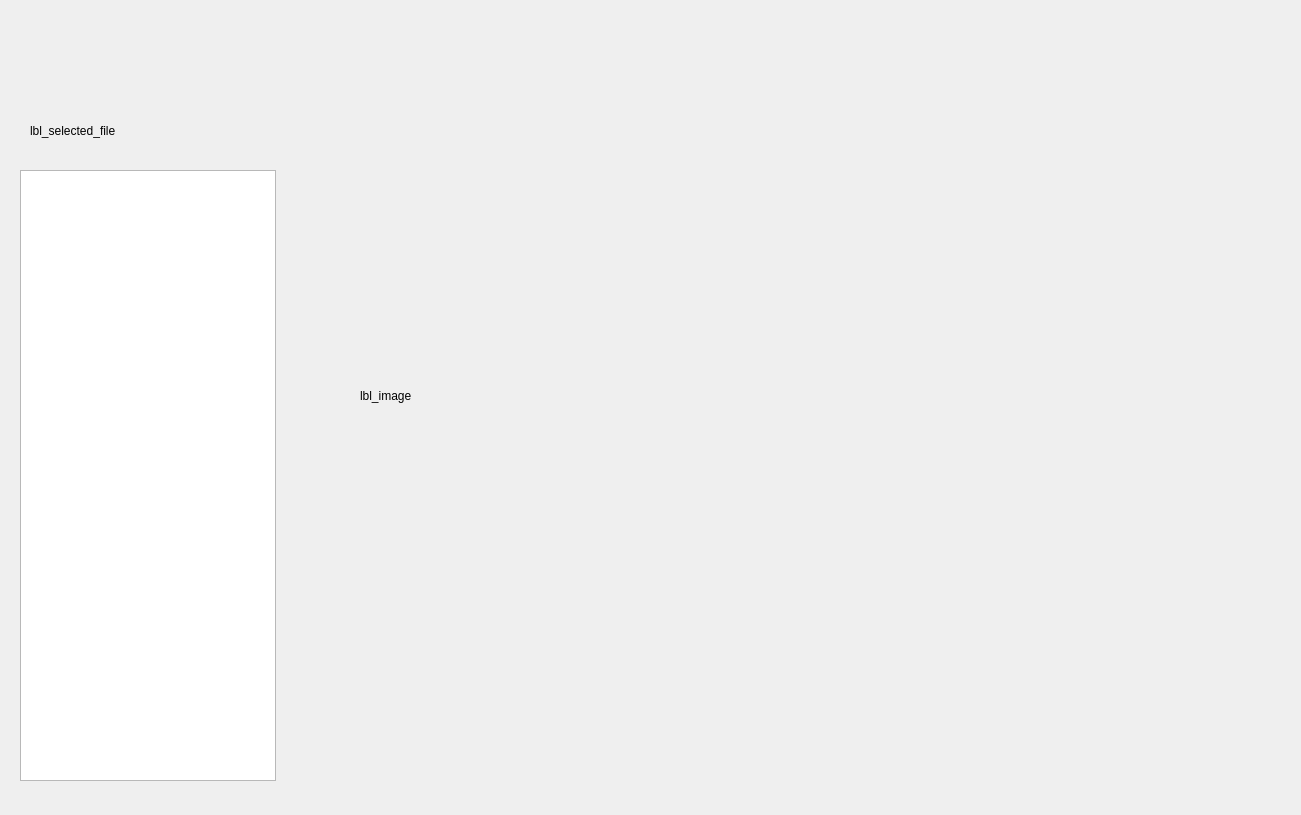
<?xml version="1.0" encoding="UTF-8"?>
<ui version="4.0">
 <class>MainWindow</class>
 <widget class="QMainWindow" name="MainWindow">
  <property name="geometry">
   <rect>
    <x>0</x>
    <y>0</y>
    <width>1301</width>
    <height>815</height>
   </rect>
  </property>
  <property name="windowTitle">
   <string>MainWindow</string>
  </property>
  <widget class="QWidget" name="centralwidget">
   <widget class="QListWidget" name="listWidget">
    <property name="geometry">
     <rect>
      <x>20</x>
      <y>170</y>
      <width>256</width>
      <height>611</height>
     </rect>
    </property>
   </widget>
   <widget class="QLabel" name="lbl_selected_file">
    <property name="geometry">
     <rect>
      <x>30</x>
      <y>110</y>
      <width>241</width>
      <height>41</height>
     </rect>
    </property>
    <property name="text">
     <string>lbl_selected_file</string>
    </property>
   </widget>
   <widget class="QLabel" name="lbl_image">
    <property name="geometry">
     <rect>
      <x>360</x>
      <y>20</y>
      <width>681</width>
      <height>751</height>
     </rect>
    </property>
    <property name="text">
     <string>lbl_image</string>
    </property>
   </widget>
  </widget>
  <widget class="QMenuBar" name="menubar">
   <property name="geometry">
    <rect>
     <x>0</x>
     <y>0</y>
     <width>1301</width>
     <height>21</height>
    </rect>
   </property>
  </widget>
 </widget>
 <resources/>
 <connections/>
</ui>
